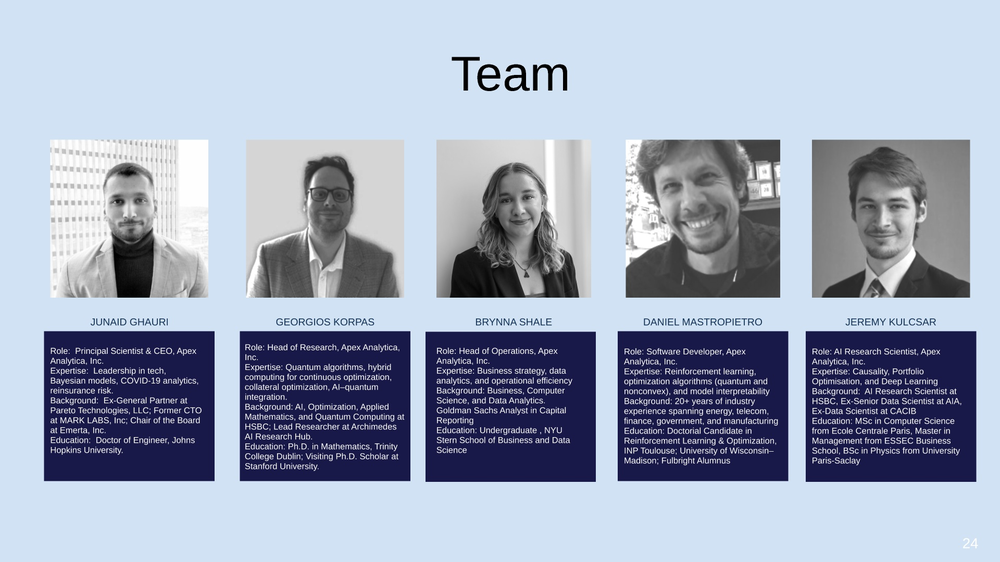
#> input picture website/scripts/extracted/image24.png, 1000 x 562 px, shrunk from 1920 x 1080 before the run
$ python find-photo-bounds.py
#> lines starting #> are read from the running program, lines starting #| are printed output that depends on the picture; after the words box and inside, x2 and y2 are one past the last pixel; in counts of white or black regions, pixels touching at a corner belong together
#!/usr/bin/env python3
"""Find the exact bounding boxes of the headshot photos in slides 24 and 25
by looking for non-pale-blue regions (the photos are grayscale, the slide
background is pale blue ~RGB(220,232,247)).
"""
from pathlib import Path
from PIL import Image
import numpy as np

EXTRACTED = Path(__file__).resolve().parent / "extracted"


def find_photo_columns(img_arr):
    """For each column, return whether it contains photo content (non-pale)."""
    # Pale blue background pixel ~(220, 232, 247).  A photo (grayscale) has
    # R ≈ G ≈ B (within 5).  Non-photo background has B > R + 10.
    r = img_arr[:, :, 0].astype(int)
    g = img_arr[:, :, 1].astype(int)
    b = img_arr[:, :, 2].astype(int)
    # photo pixel: roughly grayscale (channels close to each other) AND not white
    is_photo = (np.abs(r - g) < 8) & (np.abs(r - b) < 8) & (r < 240)
    col_density = is_photo.sum(axis=0)
    return col_density


def find_photo_rows(img_arr):
    r = img_arr[:, :, 0].astype(int)
    g = img_arr[:, :, 1].astype(int)
    b = img_arr[:, :, 2].astype(int)
    is_photo = (np.abs(r - g) < 8) & (np.abs(r - b) < 8) & (r < 240)
    row_density = is_photo.sum(axis=1)
    return row_density


def runs(arr, threshold):
    """Find runs of indices where arr > threshold; return list of (start, end)."""
    above = arr > threshold
    out = []
    i = 0
    while i < len(above):
        if above[i]:
            j = i
            while j < len(above) and above[j]:
                j += 1
            out.append((i, j - 1))
            i = j
        else:
            i += 1
    return out


for name in ("image24.png", "image25.png"):
    img = Image.open(EXTRACTED / name).convert("RGB")
#> img is the input picture: PIL image 1000x562 RGB; mean R, G, B 157.9, 167.4, 187.1
    arr = np.array(img)
    print(f"\n=== {name}  {img.size} ===")
#| === image24.png  (1000, 562) ===
    cols = find_photo_columns(arr)
#> in find_photo_columns, `r = img_arr[:, :, 0].astype(int)`:
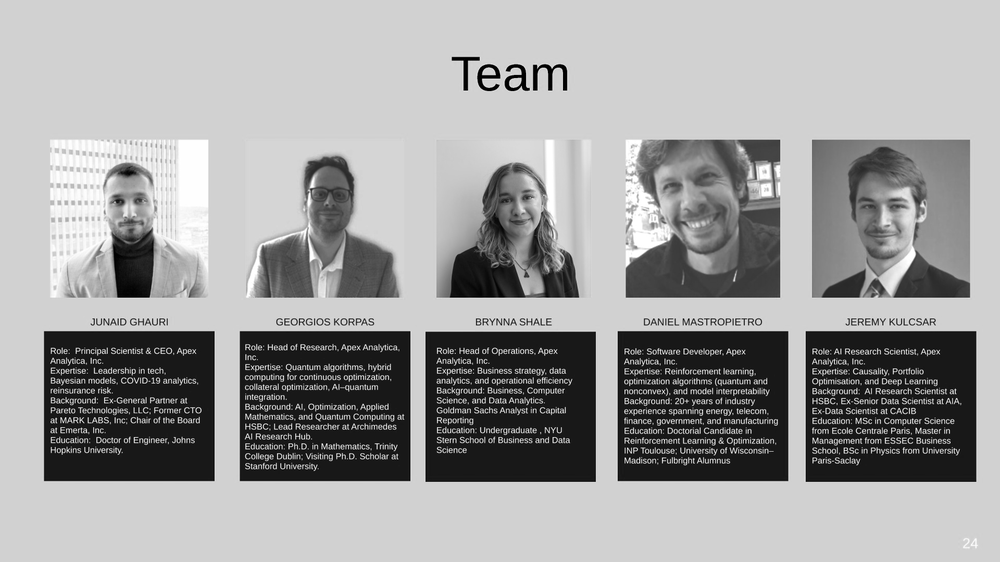
#> r: shape (562, 1000) int64; min 0, max 255, mean 157.9
#> in find_photo_columns, `b = img_arr[:, :, 2].astype(int)`:
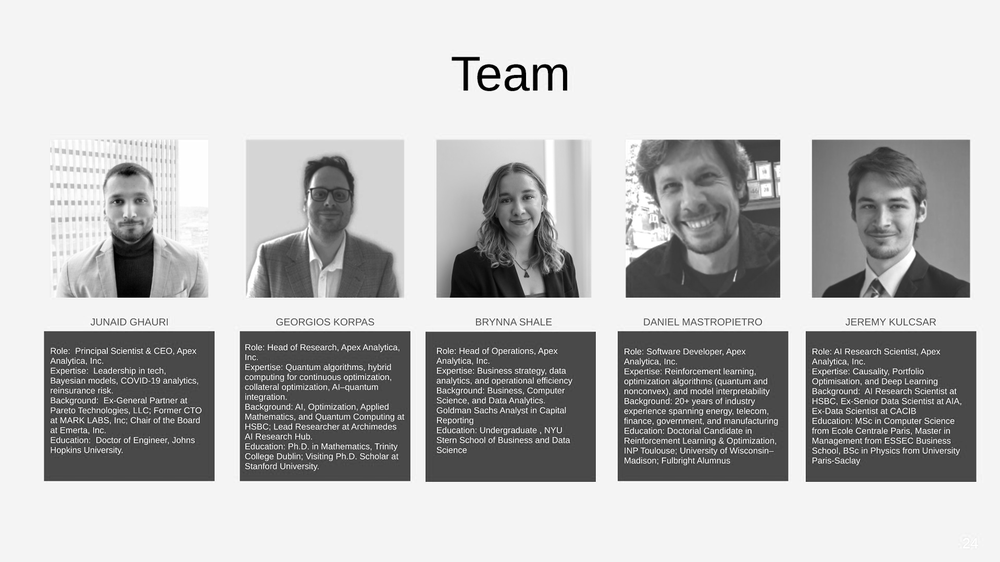
#> b: shape (562, 1000) int64; min 0, max 255, mean 187.1
#> in find_photo_columns, `is_photo = (np.abs(r - g) < 8) & (np.abs(r - b) < 8) & (r < 240)`:
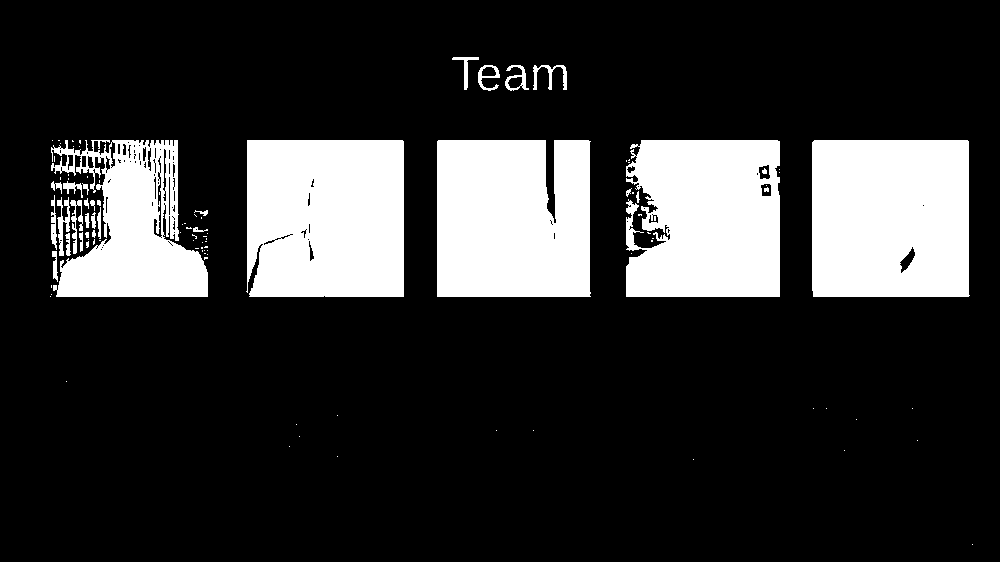
#> is_photo: shape (562, 1000) bool; 19.9% white; 104 white regions (72 under 20 px), largest, box (x1, y1, x2, y2) and area: (812, 140, 970, 297) 24477, (246, 140, 404, 297) 24316, (437, 140, 591, 297) 23430
#> in find_photo_columns, `col_density = is_photo.sum(axis=0)`: col_density = 1000 values, max 190 at index 464, min 0 at index 0, mean 112
#> cols has the same summary as col_density in find_photo_columns
    rows = find_photo_rows(arr)
#> in find_photo_rows, `row_density = is_photo.sum(axis=1)`: row_density = 562 values, max 772 at index 288, min 0 at index 0, mean 199.3
#> rows has the same summary as row_density in find_photo_rows
    # Find column runs that are >50% photo
    col_runs = runs(cols, threshold=arr.shape[0] * 0.15)
#> the loop in runs, `while i < len(above):` made 308 passes
#> i on passes 55, 61, 65, 69, 74, 79, 83, 87, 90, 92, 94, 96: 55, 63, 70, 76, 82, 89, 95, 101, 160, 164, 169, 178
#> i on passes 1 to 6: 1, 2, 3, 4, 5, 6
#> after the loop in runs, `while i < len(above):`: i = 1000; j = 969; out = [(54, 54), (60, 62), (66, 69), (73, 75), (80, 81), (86, 88), (92, 94), (98, 100), (103, 159), (161, 163), (165, 168), (170, 177), (247, 403), (437, 551), (554, 589), (626, 633), (637, 779), (812, 968)]
#> col_runs has the same summary as out in runs
    row_runs = runs(rows, threshold=arr.shape[1] * 0.10)
#> row_runs = [(140, 296)]
    print(f"  Column runs (x ranges with photo content):")
    for s, e in col_runs:
        if e - s > 50:  # filter tiny runs
            print(f"    x={s} → {e}  ({e - s + 1}px wide)")
#> this loop made 18 passes
#|     x=103 → 159  (57px wide)
#|     x=247 → 403  (157px wide)
#|     x=437 → 551  (115px wide)
#|     x=637 → 779  (143px wide)
#|     x=812 → 968  (157px wide)
    print(f"  Row runs (y ranges with photo content):")
    for s, e in row_runs:
        if e - s > 50:
            print(f"    y={s} → {e}  ({e - s + 1}px tall)")
#> this loop made 1 pass
#|     y=140 → 296  (157px tall)
#> pass 2 of the loop `for name in ("image24.png", "image25.png"):`:
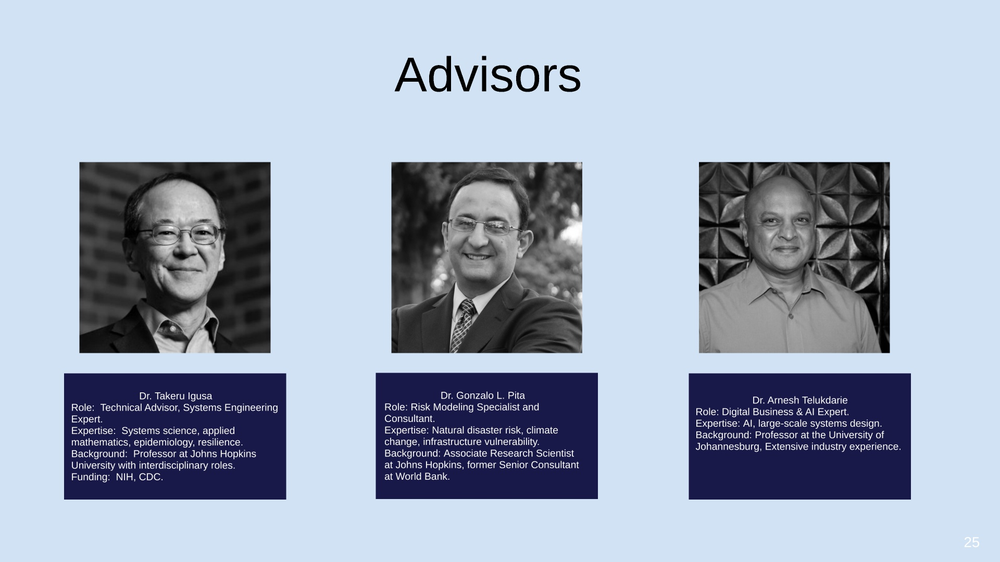
#> input picture website/scripts/extracted/image25.png, 1000 x 562 px, shrunk from 1920 x 1080 before the run
#> img is the input picture: PIL image 1000x562 RGB; mean R, G, B 158.6, 169.7, 188.1
#| === image25.png  (1000, 562) ===
#> in find_photo_columns (call 2), `b = img_arr[:, :, 2].astype(int)`:
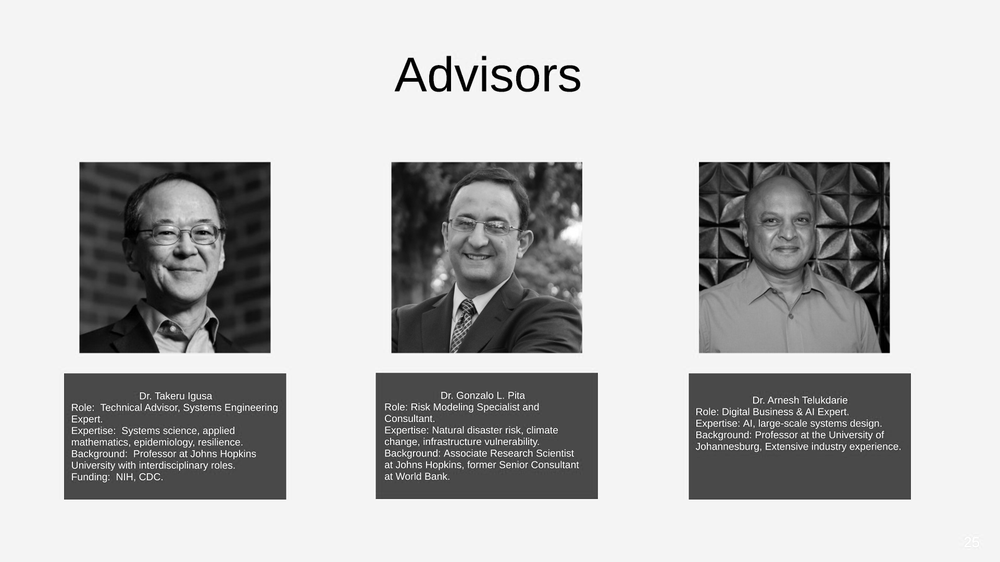
#> b: shape (562, 1000) int64; min 0, max 255, mean 188.1
#> in find_photo_columns (call 2), `is_photo = (np.abs(r - g) < 8) & (np.abs(r - b) < 8) & (r < 240)`:
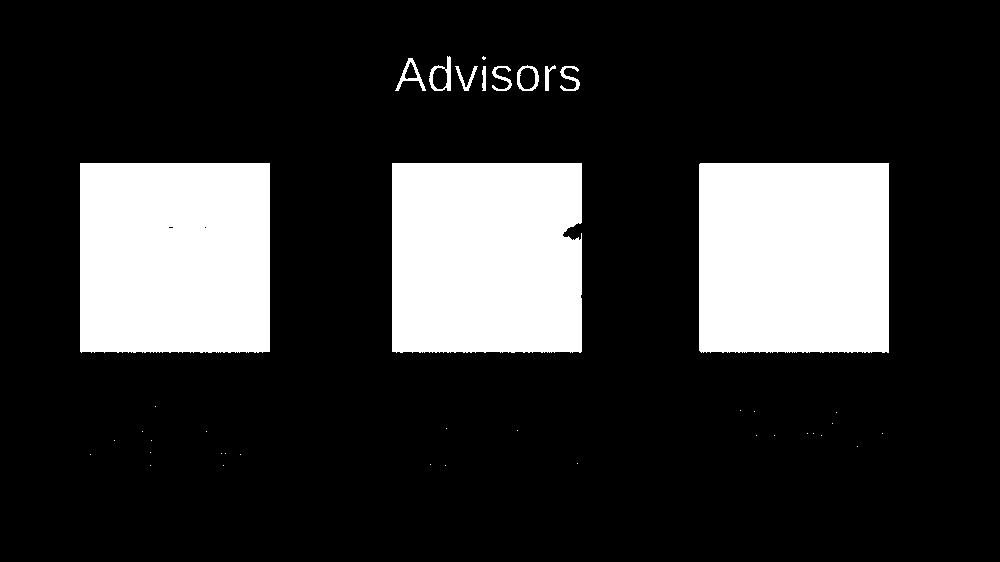
#> is_photo: shape (562, 1000) bool; 19.4% white; 40 white regions (29 under 20 px), largest, box (x1, y1, x2, y2) and area: (699, 163, 889, 353) 35963, (80, 163, 270, 353) 35957, (392, 163, 582, 353) 35757
#> col_density = 1000 values, max 225 at index 447, min 0 at index 0, mean 109.2
#> cols has the same summary as col_density in find_photo_columns
#> rows = 562 values, max 570 at index 164, min 0 at index 0, mean 194.3
#> col_runs = [(80, 269), (392, 581), (699, 888)]
#> row_runs = [(163, 352)]
#> the loop `for s, e in col_runs:` made 3 passes
#> (printed output is left out)
#> the loop `for s, e in row_runs:` made 1 pass
#> (printed output is left out)
